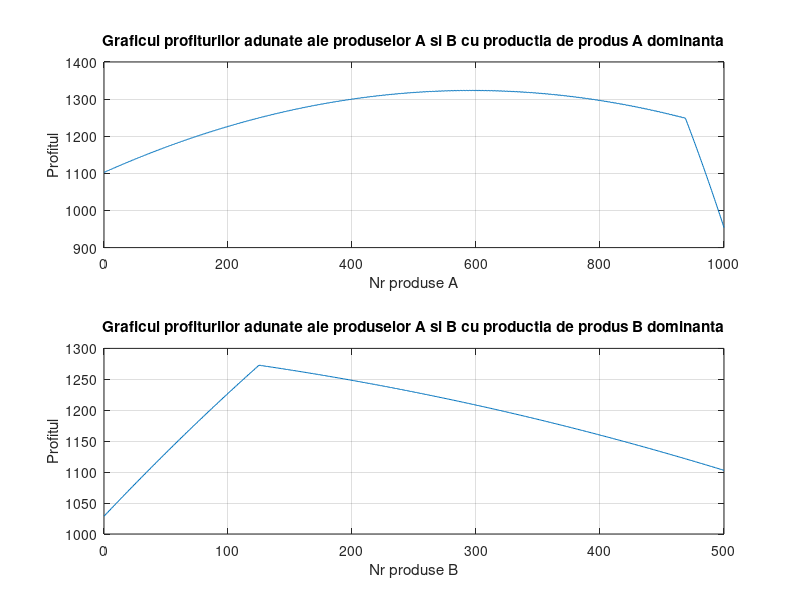
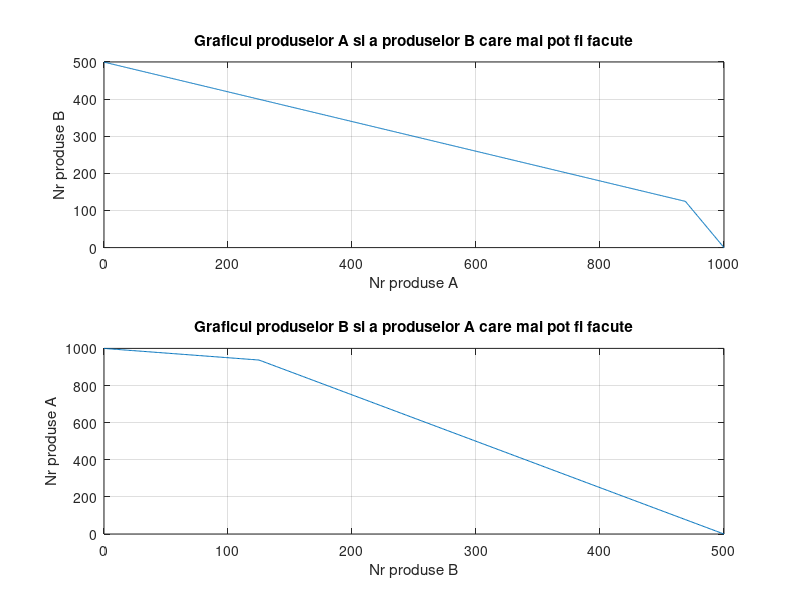

MATLAB code to generate these figures, in order:
clear
clc

%% formule

% ProdA = 1 unitate Res1, 0.2 unitati Res2
% ProdB = 0.5 unitate Res1, 0.5 unitati Res2

% Cost Res1 = 0.375 - 0.00005*nrRes1
% Cost Res2 = 0.75 - 0.0001*nrRes2

% Pret vanzare unitate ProdA = 2 - 0.0005*nrProdA - 0.00015*nrProdB
% Pret vanzare unitate ProdB = 3.5 - 0.0002*nrProdA - 0.0015*nrProdB
% SAU
% Profit vanzare ProdA   ?
% Profit vanzare ProdB   ?

%%

Res1 = 1000;
Res2 = 250;

nrProdA = 0; 
nrProdB = 0; 

pretProdA = 0;
pretProdB = 0;

costRes1 = 0;
costRes2 = 0;

%% Teste pt productie maxima de A si de B

% max ProdA
nrMaxProdA = 0;
maxProdA_res1 = Res1/1;
maxProdA_res2 = Res2/0.2;
if (maxProdA_res1 <= maxProdA_res2) 
    nrMaxProdA = floor(maxProdA_res1);
else
    nrMaxProdA = floor(maxProdA_res2);
end

% max ProdB
nrMaxProdB = 0;
maxProdB_res1 = Res1/0.5;
maxProdB_res2 = Res2/0.5;
if (maxProdB_res1 <= maxProdB_res2) 
    nrMaxProdB = floor(maxProdB_res1);
else
    nrMaxProdB = floor(maxProdB_res2);
end

%tura Prod A
vecNrProdA = [0:nrMaxProdA];
profitProdAB = zeros(1,length(vecNrProdA));
nrProdB = 0;

vecNrProdB2 = [0:nrMaxProdA];
profitProdB2 = zeros(1,length(vecNrProdA));

for i = 1:length(vecNrProdA)
   
    nrProdA = vecNrProdA(i);
    nrFolRes1 = 1*nrProdA;
    nrFolRes2 = 0.2*nrProdA;
    
    nrMaxProdB2 = 0; %aflu cate produse B se mai pot face dupa ce se face nr prezent de produse A
    maxProdB2_res1 = (Res1 - nrFolRes1)/0.5;
    maxProdB2_res2 = (Res2 - nrFolRes2)/0.5;
    if (maxProdB2_res1 <= maxProdB2_res2) 
        nrMaxProdB2 = floor(maxProdB2_res1);
    else
        nrMaxProdB2 = floor(maxProdB2_res2);
    end
    
    vecNrProdB2(i) = nrMaxProdB2;
    
    %costRes1 = 0.375 - 0.00005*nrFolRes1; 
    %costRes2 = 0.75 - 0.0001*nrFolRes2;
    pretProdA = 2 - 0.0005*nrProdA - 0.00015*nrMaxProdB;
    %profitProdA(i) = pretProdA*nrProdA - nrFolRes1*costRes1 - nrFolRes2*costRes2;
    
    %
    
    %if (((Res1-nrFolRes1) > 0)&&((Res2 - nrFolRes2) > 0))
        nrFol2Res1 = 0.5*nrMaxProdB2;
        nrFol2Res2 = 0.5*nrMaxProdB2;
        cost2Res1 = 0.375 - 0.00005*(nrFol2Res1 + nrFolRes1); 
        cost2Res2 = 0.75 - 0.0001*(nrFol2Res2 + nrFolRes2);
        pretProdB = 3.5 - 0.0002*nrProdA - 0.0015*nrMaxProdB2;
        %profitProdB2(i) = pretProdB*nrMaxProdB2 - nrFol2Res1*cost2Res1 - nrFol2Res2*cost2Res2;
        profitProdAB(i) = pretProdB*nrMaxProdB2 + pretProdA*nrProdA - (nrFol2Res1 + nrFolRes1)*cost2Res1 - (nrFol2Res2 + nrFolRes2)*cost2Res2;
    %end
end

% tura Prod B
vecNrProdB = [0:nrMaxProdB];
profitProdBA = zeros(1,length(vecNrProdB));
nrProdA = 0;

vecNrProdA2 = [0:nrMaxProdB];
profitProdA2 = zeros(1,length(vecNrProdB));

for i = 1:length(vecNrProdB)
   
    nrProdB = vecNrProdB(i);
    nrFolRes1 = 0.5*nrProdB;
    nrFolRes2 = 0.5*nrProdB;
    
    nrMaxProdA2 = 0; %aflu cate produse A se mai pot face dupa ce se face nr prezent de produse B
    maxProdA2_res1 = (Res1 - nrFolRes1)/1;
    maxProdA2_res2 = (Res2 - nrFolRes2)/0.2;
    if (maxProdA2_res1 <= maxProdA2_res2) 
        nrMaxProdA2 = floor(maxProdA2_res1);
    else
        nrMaxProdA2 = floor(maxProdA2_res2);
    end
    
    vecNrProdA2(i) = nrMaxProdA2;
    
    %costRes1 = 0.375 - 0.00005*nrFolRes1; 
    %costRes2 = 0.75 - 0.0001*nrFolRes2;
    pretProdB = 3.5 - 0.0002*nrMaxProdA2 - 0.0015*nrProdB;
    %profitProdB(i) = pretProdB*nrProdB - nrFolRes1*costRes1 - nrFolRes2*costRes2;
    
    %
    
    %if (((Res1-nrFolRes1) > 0)&&((Res2 - nrFolRes2) > 0))
        nrFol2Res1 = 1*nrMaxProdA2;
        nrFol2Res2 = 0.2*nrMaxProdA2;
        cost2Res1 = 0.375 - 0.00005*(nrFol2Res1 + nrFolRes1); 
        cost2Res2 = 0.75 - 0.0001*(nrFol2Res2 + nrFolRes2);
        pretProdA = 2 - 0.0005*nrMaxProdA - 0.00015*nrProdB;
        %profitProdA2(i) = pretProdA*nrMaxProdA2 - (nrFol2Res1 + nrFolRes1)*cost2Res1 - (nrFol2Res2 + nrFolRes2)*cost2Res2;
        profitProdBA(i) = pretProdA*nrMaxProdA2 + pretProdB*nrProdB - (nrFol2Res1 + nrFolRes1)*cost2Res1 - (nrFol2Res2 + nrFolRes2)*cost2Res2;
    %end
end

%% plotare
% figure
% subplot(2,1,1)
% plot(vecNrProdA, profitProdA, vecNrProdA, profitProdB2)
% xlabel('Nr produse A')
% ylabel('Profitul')
% title('Graficul profitului produsului A in functie de nr de vanzari, in comparatie cu profitul produselor B care mai pot fi fabricate pe langa')
% grid on
% legend('Profit Prod A', 'Profit Prod B')
% 
% subplot(2,1,2)
% plot(vecNrProdB, profitProdB, vecNrProdB, profitProdA2)
% xlabel('Nr produse B')
% ylabel('Profitul')
% title('Graficul profitului produsului B in functie de nr de vanzari, in comparatie cu profitul produselor A care mai pot fi fabricate pe langa')
% grid on
% legend('Profit Prod B', 'Profit Prod A')

% profitProdAB = profitProdA + profitProdB2;
% profitProdBA = profitProdB + profitProdA2;

figure
subplot(2,1,1)
plot(vecNrProdA, profitProdAB)
xlabel('Nr produse A')
ylabel('Profitul')
title('Graficul profiturilor adunate ale produselor A si B cu productia de produs A dominanta')
grid on

subplot(2,1,2)
plot(vecNrProdB, profitProdBA)
xlabel('Nr produse B')
ylabel('Profitul')
title('Graficul profiturilor adunate ale produselor A si B cu productia de produs B dominanta')
grid on

figure
subplot(2,1,1)
plot(vecNrProdA, vecNrProdB2)
xlabel('Nr produse A')
ylabel('Nr produse B')
title('Graficul produselor A si a produselor B care mai pot fi facute')
grid on

subplot(2,1,2)
plot(vecNrProdB, vecNrProdA2)
xlabel('Nr produse B')
ylabel('Nr produse A')
title('Graficul produselor B si a produselor A care mai pot fi facute')
grid on

%% aflarea celui mai mare profit

pozitieAB = 0;
maxProfitAB = 0;
for i = 1:length(profitProdAB)
    
    if (profitProdAB(i) >= maxProfitAB)
        maxProfitAB = profitProdAB(i);
        pozitieAB = i;
    end
end

maxProfitAB

pozitieBA = 0;
maxProfitBA = 0;
for i = 1:length(profitProdBA)
    
    if (profitProdBA(i) >= maxProfitBA)
        maxProfitBA = profitProdBA(i);
        pozitieBA = i;
    end
end

maxProfitBA

if (maxProfitAB >= maxProfitBA)
   
    fprintf('\n Cel mai mare profit (%d) se obtine cu %d produse A si %d produse B \n', maxProfitAB, vecNrProdA(pozitieAB), vecNrProdB2(pozitieAB))

else
    
    fprintf('\n Cel mai mare profit (%d) se obtine cu %d produse B si %d produse A \n', maxProfitBA, vecNrProdB(pozitieBA), vecNrProdA2(pozitieBA))
end

axaXA = [0:nrMaxProdA];
axaXB = [0:nrMaxProdB];

% figure
% subplot(2,1,1)
% plot(axaXA, profitProdAB, axaXA, vecNrProdA, axaXA, vecNrProdB2)
% xlabel('Pasi A')
% % ylabel('Profitul')
% title('Datele produsului A')
% grid on
% legend('Profit ProdAB', 'vecNrProdA', 'vecNrProdB2')
% 
% subplot(2,1,2)
% plot(axaXB, profitProdBA, axaXB, vecNrProdB, axaXB, vecNrProdA2)
% xlabel('Pasi B')
% % ylabel('Profitul')
% title('Datele produsului B')
% grid on
% legend('Profit ProdBA', 'vecNrProdB', 'vecNrProdA2')

% verificare_temaTO(2,125)
% verificare_temaTO(1,750)
